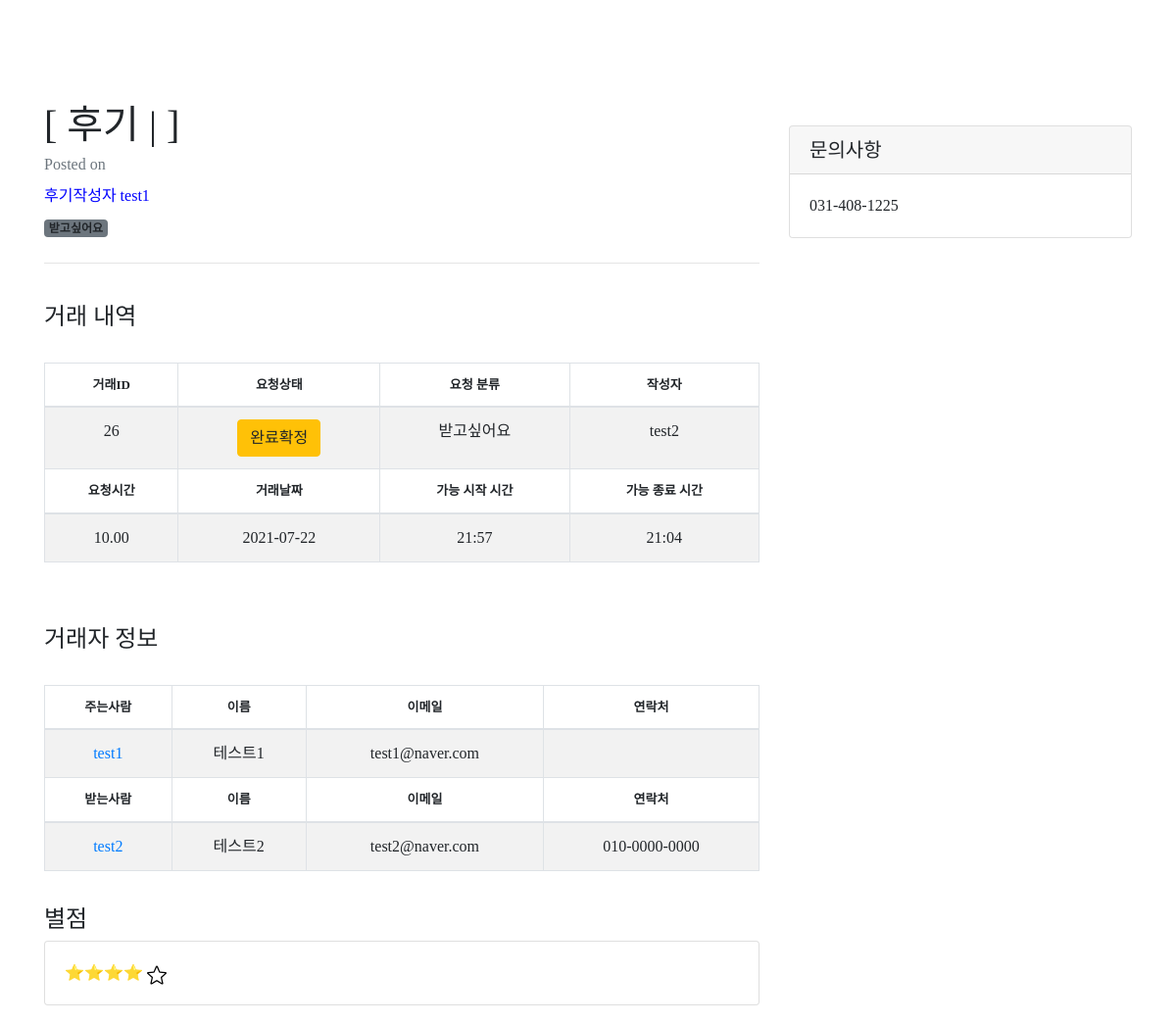
/post/26/review_detail/6 (upper part), run on an earlier commit of the app's database.
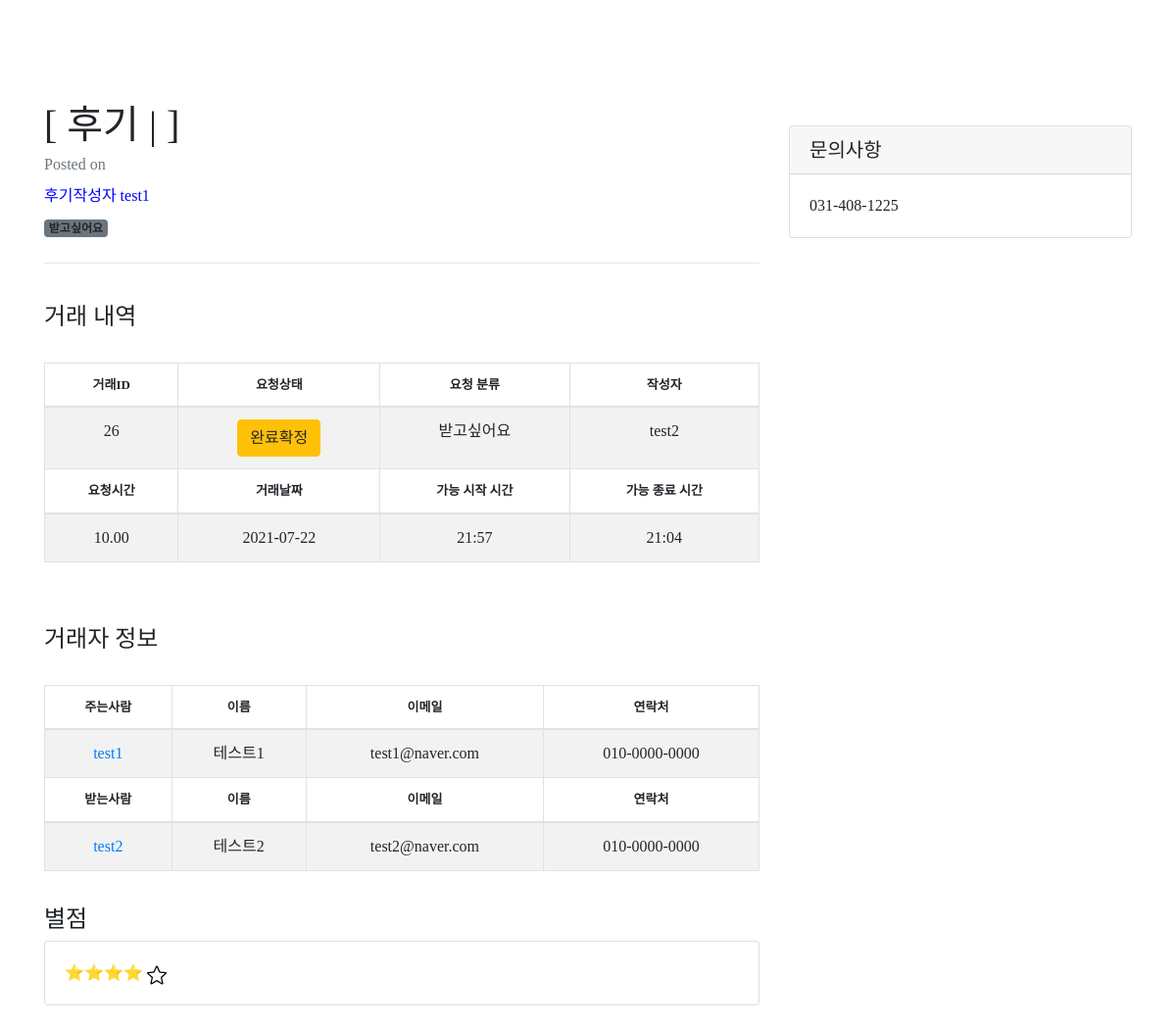
And on a later commit of the database.
### TimeBank_app/models.py (models this page shows, shortened)
class Post(models.Model):
    date = models.CharField(max_length=140, blank=True)
    start_time = models.CharField(max_length=140, blank=True)
    end_time = models.CharField(max_length=140, blank=True)
    service_choice = (('주고싶어요','주고싶어요'),('받고싶어요','받고싶어요'))
    service = models.CharField(max_length=50, choices=service_choice)
    location = models.CharField(max_length=140)
    category = TreeForeignKey(
        'Category',
        verbose_name='대분류',
        null=True,
        blank=True,
        db_index=True,
        on_delete=models.SET_NULL,
    )
    sub_category = models.CharField(max_length=140, blank=True, verbose_name='소분류')
    content = models.TextField(verbose_name='내용')
    created_at = models.DateTimeField(auto_now_add=True, verbose_name='등록시간')
    tok = models.DecimalField(default=1, decimal_places=2, max_digits=5, verbose_name='거래시간')
    author = models.ForeignKey('TimeBank_account.User', on_delete=models.CASCADE, verbose_name='작성자')
    status_list = (('대기','대기'),('진행','진행'),('완료','완료'),('완료확정','완료확정'),('중단','중단'))
    status = models.CharField(max_length=50, choices=status_list, default='대기')
    respond_list = (('요청대기','요청대기'),('요청승인', '요청승인'),('요청거절','요청거절'))
    respond = models.CharField(max_length=50, choices=respond_list, verbose_name='승인상태', default='요청대기')
    applicants = models.ManyToManyField('self', blank = True, related_name='apply_user', through='Apply', symmetrical=False)
    giver = models.ForeignKey('TimeBank_account.User', on_delete=models.CASCADE, related_name='give_user', verbose_name='주는사람', null=True)
    taker = models.ForeignKey('TimeBank_account.User', on_delete=models.CASCADE, related_name='take_user', verbose_name='받는사람', null=True)
    image = models.ImageField(upload_to="images/", blank=True)
    image_thumbnail = ImageSpecField(
        source='image',
        processors=[ResizeToFill(120,80)],
        format='JPEG'
        )
    class Meta:
        ordering = ['-created_at']

### TimeBank_account/models.py (models this page shows, shortened)
class User(AbstractUser):
    username = models.CharField(max_length=64, verbose_name='사용자ID', unique=True)
    email = models.EmailField(max_length=128, verbose_name='E-mail')
    name = models.CharField(max_length=64, verbose_name='이름')
    password = models.CharField(max_length=100, verbose_name='비밀번호')
    contact = models.CharField(max_length=150, verbose_name='연락처')
    contactCk = models.BooleanField(default=True, null=True)
    birth = models.CharField(max_length=150, verbose_name='생년월일')
    user_age = models.CharField(max_length=50, verbose_name='연령대')
    gender_choice = [('여성','여성'),('남성','남성'),('기타','기타')]
    gender = models.CharField(max_length=2, choices=gender_choice, verbose_name='성별')
    balance = models.DecimalField(decimal_places=2, max_digits=5,verbose_name='잔액', default=0)
    registered_dtn = models.DateField(auto_now_add=True, verbose_name='가입일자')
    image = models.ImageField(upload_to="images/", blank=True)
    about = models.TextField(verbose_name="소개말", blank=True)
    object = CustomUserManager()
    user_mode = [('코디네이터','코디네이터'),('사용자','사용자')]
    mode = models.CharField(max_length=60, choices=user_mode, verbose_name='유저등급', default='사용자', null=True)
    star = models.IntegerField(validators=[MinValueValidator(1), MaxValueValidator(5)], null=True, verbose_name='평균평점')
    give_list = (('청소 / 심부름','청소 / 심부름'),
     ('몸 가꾸기 / 치장하기','몸 가꾸기 / 치장하기'),
     ('수선/ 수리','수선/ 수리'),
     ('상담','상담'),
     ('이동','이동'),
     ('먹기','먹기'),
     ('교육 / 여가생활','교육 / 여가생활'),
     ('정서지지','정서지지'),
     ('돌봄','돌봄'),
     ('식물 가꾸기','식물 가꾸기'),
     ('모임 장소 대여','모임 장소 대여'),
     ('의사소통','의사소통'),
     ('건강관리','건강관리'),
     ('기타','기타'),
     )
    give = models.CharField(max_length=50, choices=give_list, verbose_name='주고싶어요', default='청소 / 심부름')
    take_list = (('청소 / 심부름','청소 / 심부름'),
     ('몸 가꾸기 / 치장하기','몸 가꾸기 / 치장하기'),
     ('수선/ 수리','수선/ 수리'),
     ('상담','상담'),
     ('이동','이동'),
     ('먹기','먹기'),
     ('교육 / 여가생활','교육 / 여가생활'),
     ('정서지지','정서지지'),
     ('돌봄','돌봄'),
     ('식물 가꾸기','식물 가꾸기'),
     ('모임 장소 대여','모임 장소 대여'),
     ('의사소통','의사소통'),
     ('건강관리','건강관리'),
     ('기타','기타'),
     )
    take = models.CharField(max_length=50, choices=take_list, verbose_name='받고싶어요', default='청소 / 심부름')
    tags = TaggableManager(verbose_name='tags', blank=True, through=TaggedProperty)
    def __str__(self):
        return self.username
    class Meta:
        db_table = 'TimeBank_user'

### TimeBank_app/views.py (the view)
# urls.py: path('<post_id>/review_detail/<review_id>', review_detail, name="review_detail"),
def review_detail(request, post_id, review_id):
    post = Post.objects.get(pk=post_id)
    review = Review.objects.get(pk=review_id)
    context = {
        'post':post,
        'review':review
        }
    return render(request, "review_detail.html", context)

### TimeBank_app/templates/review_detail.html (shortened to what the changed rows need)
{% load static %}
<!DOCTYPE html>
<html lang="en">
    <head>
        <link href="{% static 'vendor/bootstrap/css/bootstrap.min.css' %}" rel="stylesheet">
        <link href="{% static 'css/blog-post.css' %}" rel="stylesheet">
    </head>
    <body id="page-top">
       {% block content %}
        <div class="container mt-5">
            <div class="row">
                <div class="col-lg-8">
                    <article>
                        <header class="mb-4">
                            <h1 class="fw-bolder mb-1">[ 후기 | {{post.mainwork}} ]  {{post.subwork}}</h1>
                            <div class="text-muted fst-italic mb-2">Posted on {{review.created_at}}</div>
                            <div class="mb-2" style="color: blue;">후기작성자 {{review.author}}</div>
                            <div class="badge bg-secondary text-decoration-none link-light">{{ post.service}}</div>
                        </header>
                        <hr><br>
                        <section class="mb-5">
                            <br>
                            <table id="example" class="table table-striped table-bordered" style="width:100%; text-align: center;">
                                <thead>
                                  <tr>
                                    <th style="font-size: 13px;">거래ID</th>
                                    <th style="font-size: 13px;">요청상태</th>
                                    <th style="font-size: 13px;">요청 분류</th>
                                    <th style="font-size: 13px;">작성자</th>
                                </tr>
                                </thead>
                                <tbody>
                                    <td>{{post.id}}</td>
                                    <td>
                                        {% if post.status == "대기" %}
                                                <button name="apply" class="btn btn-primary">대기</button>
                                            {% elif post.status == "진행" %}
                                                <button class="btn btn-success">{{ post.status }}</button>
                                            {% elif post.status == "완료" %}
                                                <button class="btn btn-warning">완료확정</button>
                                            {% elif post.status == "완료확정" %}
                                                <button class="btn btn-warning">완료확정</button>
                                            {% else %}
                                                <button class="btn btn-secondary">{{ post.status }}</button>
                                            {% endif %}
                                    </td>
                                        <td>{{ post.service }}</td>
                                        <td>{{ post.author }}</td>
                              </tbody>
                              <thead>
                                <tr>
                                  <th style="font-size: 13px;">요청시간</th>
                                  <th style="font-size: 13px;">거래날짜</th>
                                  <th style="font-size: 13px;">가능 시작 시간</th>
                                  <th style="font-size: 13px;">가능 종료 시간</th>
                              </tr>
                              </thead>
                              <tbody>
                                  <tr>
                                    <td>{{ post.tok }}</td>
                                    <td>{{ post.date }}</td>
                                    <td>{{ post.start_time }}</td>
                                    <td>{{ post.end_time }}</td>
                                </tr>
                            </tbody>
                            </table>
                            <br><br>
                            <br>
                            <table id="example" class="table table-striped table-bordered" style="width:100%; text-align: center;">
                                <thead>
                                  <tr>
                                    <th style="font-size: 13px;">주는사람</th>
                                    <th style="font-size: 13px;">이름</th>
                                    <th style="font-size: 13px;">이메일</th>
                                    <th style="font-size: 13px;">연락처</th>
                                </tr>
                                </thead>
                                <tbody>
                                    <td><a href="#">{{post.giver}}</a></td>
                                    <td>{{post.giver.name}}</td>
                                    <td>{{ post.giver.email }}</td>
                                    <td>{{ post.giver.contact }}</td>
                              </tbody>
                              <thead>
                                <tr>
                                    <th style="font-size: 13px;">받는사람</th>
                                    <th style="font-size: 13px;">이름</th>
                                    <th style="font-size: 13px;">이메일</th>
                                    <th style="font-size: 13px;">연락처</th>
                              </tr>
                              </thead>
                              <tbody>
                                <td><a href="#">{{post.taker}}</a></td>
                                <td>{{post.taker.name}}</td>
                                <td>{{ post.taker.email }}</td>
                                <td>{{ post.taker.contact }}</td>
                            </tbody>
                            </table>
                                <br><br>
                              </div>
                    <br><br>
            </div>
        </div>
    </body>
</html>
{% endblock %}

What changed in the data, as far as the page shows it:
changed through a linked row, Post "받고싶어요": giver.contact (not shown) → "010-0000-0000"
